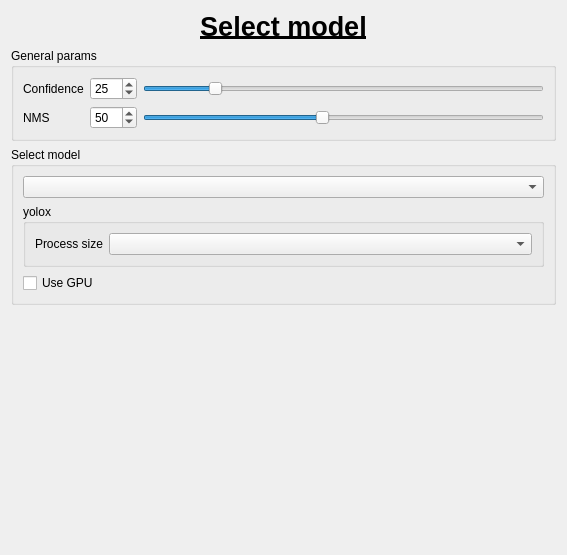
<?xml version="1.0" encoding="UTF-8"?>
<ui version="4.0">
 <class>widget_object_detect_model_select</class>
 <widget class="QWidget" name="widget_object_detect_model_select">
  <property name="geometry">
   <rect>
    <x>0</x>
    <y>0</y>
    <width>567</width>
    <height>555</height>
   </rect>
  </property>
  <property name="windowTitle">
   <string>Form</string>
  </property>
  <layout class="QGridLayout" name="gridLayout_2">
   <item row="3" column="0">
    <spacer name="verticalSpacer">
     <property name="orientation">
      <enum>Qt::Vertical</enum>
     </property>
     <property name="sizeHint" stdset="0">
      <size>
       <width>20</width>
       <height>222</height>
      </size>
     </property>
    </spacer>
   </item>
   <item row="1" column="0">
    <widget class="QGroupBox" name="groupBox">
     <property name="title">
      <string>General params</string>
     </property>
     <layout class="QGridLayout" name="gridLayout">
      <item row="1" column="2">
       <widget class="QSlider" name="horizontalSliderNMS">
        <property name="minimum">
         <number>10</number>
        </property>
        <property name="maximum">
         <number>100</number>
        </property>
        <property name="value">
         <number>50</number>
        </property>
        <property name="orientation">
         <enum>Qt::Horizontal</enum>
        </property>
       </widget>
      </item>
      <item row="0" column="1">
       <widget class="QSpinBox" name="spinBoxConfidence">
        <property name="minimum">
         <number>10</number>
        </property>
        <property name="value">
         <number>25</number>
        </property>
       </widget>
      </item>
      <item row="1" column="0">
       <widget class="QLabel" name="labelNMS">
        <property name="text">
         <string>NMS</string>
        </property>
       </widget>
      </item>
      <item row="0" column="2">
       <widget class="QSlider" name="horizontalSliderConfidence">
        <property name="minimum">
         <number>10</number>
        </property>
        <property name="value">
         <number>25</number>
        </property>
        <property name="orientation">
         <enum>Qt::Horizontal</enum>
        </property>
       </widget>
      </item>
      <item row="0" column="0">
       <widget class="QLabel" name="labelConfidence">
        <property name="text">
         <string>Confidence</string>
        </property>
       </widget>
      </item>
      <item row="1" column="1">
       <widget class="QSpinBox" name="spinBoxNMS">
        <property name="minimum">
         <number>10</number>
        </property>
        <property name="maximum">
         <number>100</number>
        </property>
        <property name="value">
         <number>50</number>
        </property>
       </widget>
      </item>
     </layout>
    </widget>
   </item>
   <item row="2" column="0">
    <widget class="QGroupBox" name="groupBox_2">
     <property name="title">
      <string>Select model</string>
     </property>
     <layout class="QVBoxLayout" name="verticalLayout">
      <item>
       <widget class="QComboBox" name="comboBoxSelectModel"/>
      </item>
      <item>
       <widget class="QGroupBox" name="groupBoxYolox">
        <property name="title">
         <string>yolox</string>
        </property>
        <layout class="QHBoxLayout" name="horizontalLayout">
         <item>
          <widget class="QLabel" name="labelProcessSizeYolox">
           <property name="sizePolicy">
            <sizepolicy hsizetype="Maximum" vsizetype="Preferred">
             <horstretch>0</horstretch>
             <verstretch>0</verstretch>
            </sizepolicy>
           </property>
           <property name="text">
            <string>Process size</string>
           </property>
          </widget>
         </item>
         <item>
          <widget class="QComboBox" name="comboBoxProcessSizeYolox"/>
         </item>
        </layout>
       </widget>
      </item>
      <item>
       <widget class="QCheckBox" name="checkBoxUseGPU">
        <property name="text">
         <string>Use GPU</string>
        </property>
       </widget>
      </item>
     </layout>
    </widget>
   </item>
   <item row="0" column="0">
    <widget class="QLabel" name="labelTitle">
     <property name="font">
      <font>
       <pointsize>20</pointsize>
       <bold>true</bold>
       <underline>true</underline>
      </font>
     </property>
     <property name="autoFillBackground">
      <bool>false</bool>
     </property>
     <property name="text">
      <string>Select model</string>
     </property>
     <property name="scaledContents">
      <bool>false</bool>
     </property>
     <property name="alignment">
      <set>Qt::AlignCenter</set>
     </property>
    </widget>
   </item>
  </layout>
 </widget>
 <resources/>
 <connections>
  <connection>
   <sender>spinBoxConfidence</sender>
   <signal>valueChanged(int)</signal>
   <receiver>horizontalSliderConfidence</receiver>
   <slot>setValue(int)</slot>
   <hints>
    <hint type="sourcelabel">
     <x>118</x>
     <y>49</y>
    </hint>
    <hint type="destinationlabel">
     <x>214</x>
     <y>50</y>
    </hint>
   </hints>
  </connection>
  <connection>
   <sender>horizontalSliderConfidence</sender>
   <signal>valueChanged(int)</signal>
   <receiver>spinBoxConfidence</receiver>
   <slot>setValue(int)</slot>
   <hints>
    <hint type="sourcelabel">
     <x>214</x>
     <y>50</y>
    </hint>
    <hint type="destinationlabel">
     <x>118</x>
     <y>50</y>
    </hint>
   </hints>
  </connection>
  <connection>
   <sender>spinBoxNMS</sender>
   <signal>valueChanged(int)</signal>
   <receiver>horizontalSliderNMS</receiver>
   <slot>setValue(int)</slot>
   <hints>
    <hint type="sourcelabel">
     <x>109</x>
     <y>77</y>
    </hint>
    <hint type="destinationlabel">
     <x>167</x>
     <y>77</y>
    </hint>
   </hints>
  </connection>
  <connection>
   <sender>horizontalSliderNMS</sender>
   <signal>valueChanged(int)</signal>
   <receiver>spinBoxNMS</receiver>
   <slot>setValue(int)</slot>
   <hints>
    <hint type="sourcelabel">
     <x>158</x>
     <y>64</y>
    </hint>
    <hint type="destinationlabel">
     <x>119</x>
     <y>69</y>
    </hint>
   </hints>
  </connection>
 </connections>
</ui>
